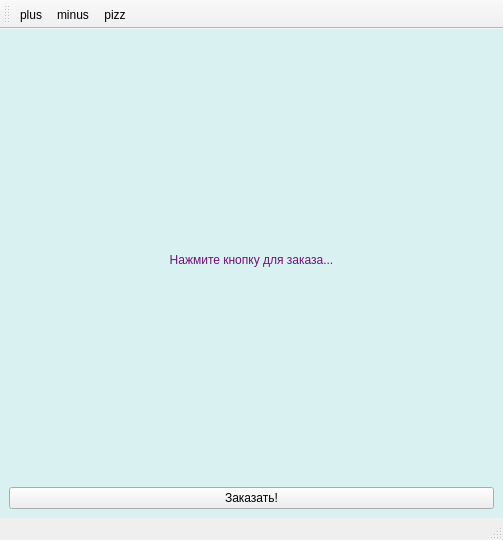
<?xml version="1.0" encoding="UTF-8"?>
<ui version="4.0">
 <class>MainWindow</class>
 <widget class="QMainWindow" name="MainWindow">
  <property name="geometry">
   <rect>
    <x>0</x>
    <y>0</y>
    <width>503</width>
    <height>540</height>
   </rect>
  </property>
  <property name="windowTitle">
   <string>MainWindow</string>
  </property>
  <property name="styleSheet">
   <string notr="true">QMainWindow {
background-image: url(:/images/Image_pizza.png);
}
QWidget#centralwidget{
background-color: rgba(85, 255, 255, 35);
}
QLabel{
	font: 22pt &quot;MS Reference Sans Serif&quot;;
color: rgb(110, 17, 122);
}

</string>
  </property>
  <widget class="QWidget" name="centralwidget">
   <layout class="QVBoxLayout" name="verticalLayout">
    <item>
     <widget class="QLabel" name="label">
      <property name="text">
       <string>Нажмите кнопку для заказа...</string>
      </property>
      <property name="alignment">
       <set>Qt::AlignCenter</set>
      </property>
     </widget>
    </item>
    <item>
     <widget class="QPushButton" name="pushButton">
      <property name="text">
       <string>Заказать!</string>
      </property>
     </widget>
    </item>
   </layout>
  </widget>
  <widget class="QMenuBar" name="menubar">
   <property name="geometry">
    <rect>
     <x>0</x>
     <y>0</y>
     <width>503</width>
     <height>21</height>
    </rect>
   </property>
  </widget>
  <widget class="QStatusBar" name="statusbar"/>
  <widget class="QToolBar" name="toolBar">
   <property name="windowTitle">
    <string>toolBar</string>
   </property>
   <property name="iconSize">
    <size>
     <width>31</width>
     <height>31</height>
    </size>
   </property>
   <attribute name="toolBarArea">
    <enum>TopToolBarArea</enum>
   </attribute>
   <attribute name="toolBarBreak">
    <bool>false</bool>
   </attribute>
   <addaction name="actionplus"/>
   <addaction name="actionminus"/>
   <addaction name="actionpizz"/>
  </widget>
  <action name="actionplus">
   <property name="icon">
    <iconset resource="resoures.qrc">
     <normaloff>:/images/Image2png.png</normaloff>:/images/Image2png.png</iconset>
   </property>
   <property name="text">
    <string>plus</string>
   </property>
  </action>
  <action name="actionminus">
   <property name="icon">
    <iconset resource="resoures.qrc">
     <normaloff>:/images/Image1png.png</normaloff>:/images/Image1png.png</iconset>
   </property>
   <property name="text">
    <string>minus</string>
   </property>
  </action>
  <action name="actionpizz">
   <property name="icon">
    <iconset resource="resoures.qrc">
     <normaloff>:/images/Image_pizza.png</normaloff>:/images/Image_pizza.png</iconset>
   </property>
   <property name="text">
    <string>pizz</string>
   </property>
  </action>
 </widget>
 <resources>
  <include location="resoures.qrc"/>
 </resources>
 <connections/>
</ui>
